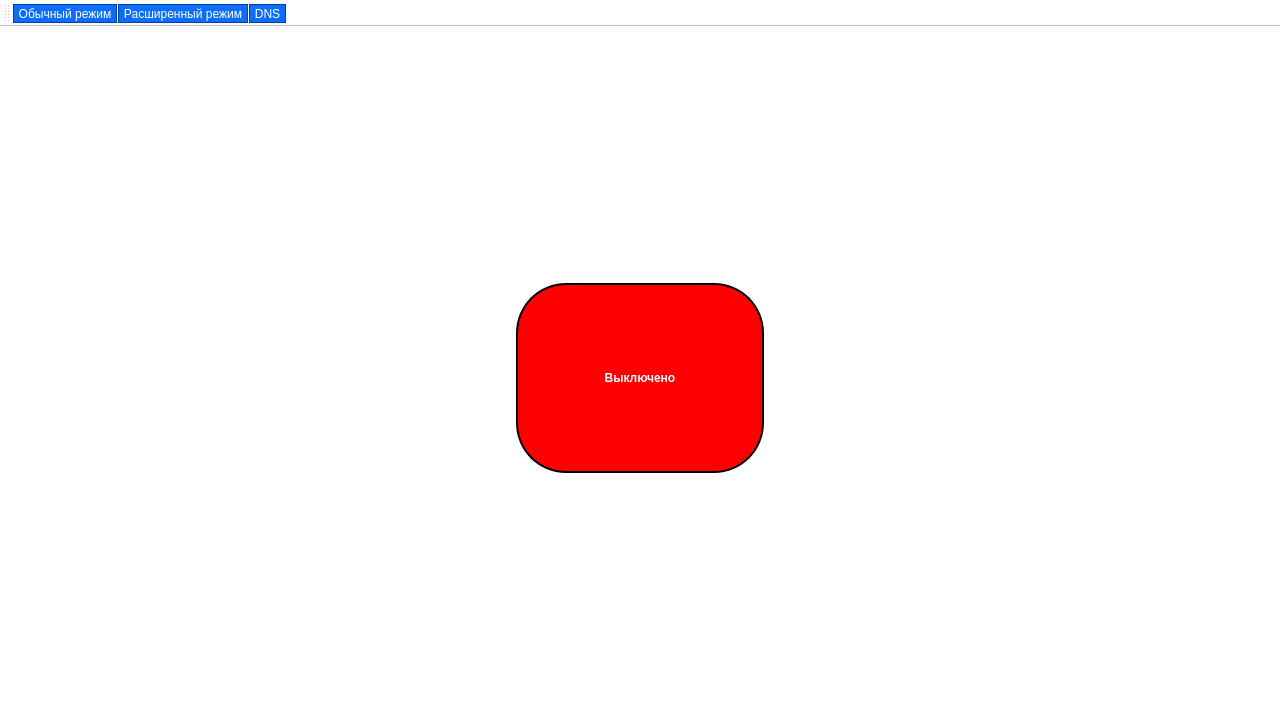
<?xml version="1.0" encoding="UTF-8"?>
<ui version="4.0">
 <class>MainWindow</class>
 <widget class="QMainWindow" name="MainWindow">
  <property name="geometry">
   <rect>
    <x>0</x>
    <y>0</y>
    <width>1280</width>
    <height>720</height>
   </rect>
  </property>
  <property name="minimumSize">
   <size>
    <width>1280</width>
    <height>720</height>
   </size>
  </property>
  <property name="windowTitle">
   <string>MainWindow</string>
  </property>
  <property name="styleSheet">
   <string notr="true">QWidget {
  background-color: #fff;
}
QLabel {
  color: #464d55;
  font-weight: 600;
  qproperty-alignment: AlignCenter;
}
QLabel#heading {
  color: #0f1925;
  font-size: 18px;
  margin-bottom: 10px;
}

QLabel#subheading {
  color: #0f1925;
  font-size: 12px;
  font-weight: normal;
  margin-bottom: 10px;
}
QLineEdit {
  border-radius: 8px;
  border: 1px solid #e0e4e7;
  padding: 5px 15px;
}

QLineEdit:focus {
  border: 1px solid #d0e3ff;
}

QLineEdit::placeholder {
  color: #767e89;
}
QPushButton {
  background-color: #0d6efd;
  color: #fff;
  font-weight: 600;
  border-radius: 8px;
  border: 1px solid #0d6efd;
  padding: 5px 15px;
  margin-top: 10px;
  outline: 0px;
}
QPushButton:hover {
  background-color: #0b5ed7;
  border: 3px solid #9ac3fe;
}
QPushButton:pressed {
  background-color: #052F6B;
}
QPushButton:disabled {
  background-color: #808080;
}
body{
   background-color: #eeeeee;
   padding: 0;
   margin: 0;
   height: 100vh;
   width: 100vw;
   display: flex;
   align-items: center;
   justify-content: center;
}
QToolButton
{
    background-color: #0d6efd;
	color:#fff;
	border: 1px solid #0241a1;
}</string>
  </property>
  <widget class="QWidget" name="centralwidget">
   <layout class="QVBoxLayout" name="verticalLayout_2" stretch="0">
    <item>
     <widget class="QStackedWidget" name="stackedWidget">
      <property name="sizePolicy">
       <sizepolicy hsizetype="Preferred" vsizetype="Preferred">
        <horstretch>0</horstretch>
        <verstretch>0</verstretch>
       </sizepolicy>
      </property>
      <property name="currentIndex">
       <number>2</number>
      </property>
      <widget class="QWidget" name="page">
       <property name="enabled">
        <bool>true</bool>
       </property>
       <property name="sizePolicy">
        <sizepolicy hsizetype="Preferred" vsizetype="Preferred">
         <horstretch>0</horstretch>
         <verstretch>0</verstretch>
        </sizepolicy>
       </property>
       <layout class="QVBoxLayout" name="verticalLayout_5" stretch="1,1">
        <property name="leftMargin">
         <number>0</number>
        </property>
        <property name="topMargin">
         <number>0</number>
        </property>
        <property name="rightMargin">
         <number>0</number>
        </property>
        <property name="bottomMargin">
         <number>0</number>
        </property>
        <item>
         <widget class="QWidget" name="verticalWidget" native="true">
          <layout class="QVBoxLayout" name="verx" stretch="4,4,3,1">
           <item>
            <spacer name="verticalSpacer">
             <property name="orientation">
              <enum>Qt::Orientation::Vertical</enum>
             </property>
             <property name="sizeHint" stdset="0">
              <size>
               <width>20</width>
               <height>40</height>
              </size>
             </property>
            </spacer>
           </item>
           <item>
            <widget class="QWidget" name="verticalWidget_2" native="true">
             <layout class="QHBoxLayout" name="NameLayout" stretch="4,9,4">
              <item>
               <spacer name="horizontalSpacer_2">
                <property name="orientation">
                 <enum>Qt::Orientation::Horizontal</enum>
                </property>
                <property name="sizeHint" stdset="0">
                 <size>
                  <width>40</width>
                  <height>20</height>
                 </size>
                </property>
               </spacer>
              </item>
              <item>
               <widget class="QLabel" name="label">
                <property name="minimumSize">
                 <size>
                  <width>1</width>
                  <height>1</height>
                 </size>
                </property>
                <property name="text">
                 <string/>
                </property>
                <property name="pixmap">
                 <pixmap resource="Infobez-project-main/Infobez-project-main/webapp/test.qrc">:/newPrefix/плашка с названием.png</pixmap>
                </property>
                <property name="scaledContents">
                 <bool>true</bool>
                </property>
                <property name="alignment">
                 <set>Qt::AlignmentFlag::AlignCenter</set>
                </property>
               </widget>
              </item>
              <item>
               <spacer name="horizontalSpacer">
                <property name="orientation">
                 <enum>Qt::Orientation::Horizontal</enum>
                </property>
                <property name="sizeHint" stdset="0">
                 <size>
                  <width>40</width>
                  <height>20</height>
                 </size>
                </property>
               </spacer>
              </item>
             </layout>
            </widget>
           </item>
           <item>
            <widget class="QTextEdit" name="textEdit"/>
           </item>
           <item>
            <widget class="QPushButton" name="pushButton">
             <property name="text">
              <string>Проверить Ссылку</string>
             </property>
            </widget>
           </item>
          </layout>
         </widget>
        </item>
        <item>
         <widget class="QWidget" name="widget_2" native="true">
          <property name="styleSheet">
           <string notr="true">QLabel {
    background-color: #0d6efd;
	color:#fff;
    border-style: outset;
    border-width: 2px;
    border-radius: 10px;
    border-color: beige;
    font: bold 20px;
    min-width: 10em;
    padding: 6px;
}</string>
          </property>
          <layout class="QHBoxLayout" name="horizontalLayout">
           <item>
            <widget class="QWidget" name="widget" native="true">
             <layout class="QVBoxLayout" name="verticalLayout">
              <item>
               <widget class="QLabel" name="label_4">
                <property name="text">
                 <string>&lt;html&gt;&lt;head/&gt;&lt;body&gt;&lt;p&gt;&lt;span style=&quot; font-size:16pt;&quot;&gt;Безопасность ссылки(анализ):&lt;/span&gt;&lt;/p&gt;&lt;/body&gt;&lt;/html&gt;</string>
                </property>
                <property name="wordWrap">
                 <bool>true</bool>
                </property>
               </widget>
              </item>
              <item>
               <widget class="QLabel" name="label_2">
                <property name="text">
                 <string>&lt;html&gt;&lt;head/&gt;&lt;body&gt;&lt;p&gt;&lt;span style=&quot; font-size:16pt;&quot;&gt;Безопасность ссылки(голоса пользователей):&lt;/span&gt;&lt;/p&gt;&lt;/body&gt;&lt;/html&gt;</string>
                </property>
                <property name="wordWrap">
                 <bool>true</bool>
                </property>
               </widget>
              </item>
             </layout>
            </widget>
           </item>
           <item>
            <widget class="QWidget" name="widget_3" native="true">
             <layout class="QVBoxLayout" name="verticalLayout_3">
              <item>
               <widget class="QLabel" name="label_5">
                <property name="text">
                 <string>&lt;html&gt;&lt;head/&gt;&lt;body&gt;&lt;p&gt;&lt;span style=&quot; font-size:16pt;&quot;&gt;Количество проверок:&lt;/span&gt;&lt;/p&gt;&lt;/body&gt;&lt;/html&gt;</string>
                </property>
                <property name="wordWrap">
                 <bool>true</bool>
                </property>
               </widget>
              </item>
              <item>
               <widget class="QLabel" name="label_7">
                <property name="text">
                 <string>&lt;html&gt;&lt;head/&gt;&lt;body&gt;&lt;p&gt;&lt;span style=&quot; font-size:16pt;&quot;&gt;Первая проверка:&lt;/span&gt;&lt;/p&gt;&lt;/body&gt;&lt;/html&gt;</string>
                </property>
                <property name="wordWrap">
                 <bool>true</bool>
                </property>
               </widget>
              </item>
             </layout>
            </widget>
           </item>
          </layout>
         </widget>
        </item>
       </layout>
      </widget>
      <widget class="QWidget" name="page_2">
       <layout class="QVBoxLayout" name="verticalLayout_9" stretch="1,1">
        <property name="leftMargin">
         <number>0</number>
        </property>
        <property name="topMargin">
         <number>0</number>
        </property>
        <property name="rightMargin">
         <number>0</number>
        </property>
        <property name="bottomMargin">
         <number>0</number>
        </property>
        <item>
         <widget class="QWidget" name="verticalWidget_3" native="true">
          <layout class="QVBoxLayout" name="verx_2" stretch="4,4,3,1">
           <item>
            <spacer name="verticalSpacer_2">
             <property name="orientation">
              <enum>Qt::Orientation::Vertical</enum>
             </property>
             <property name="sizeHint" stdset="0">
              <size>
               <width>20</width>
               <height>40</height>
              </size>
             </property>
            </spacer>
           </item>
           <item>
            <widget class="QWidget" name="verticalWidget_4" native="true">
             <layout class="QHBoxLayout" name="NameLayout_2" stretch="4,9,4">
              <item>
               <spacer name="horizontalSpacer_3">
                <property name="orientation">
                 <enum>Qt::Orientation::Horizontal</enum>
                </property>
                <property name="sizeHint" stdset="0">
                 <size>
                  <width>40</width>
                  <height>20</height>
                 </size>
                </property>
               </spacer>
              </item>
              <item>
               <widget class="QLabel" name="label_11">
                <property name="minimumSize">
                 <size>
                  <width>1</width>
                  <height>1</height>
                 </size>
                </property>
                <property name="text">
                 <string/>
                </property>
                <property name="pixmap">
                 <pixmap resource="Infobez-project-main/Infobez-project-main/webapp/test.qrc">:/newPrefix/плашка с названием.png</pixmap>
                </property>
                <property name="scaledContents">
                 <bool>true</bool>
                </property>
                <property name="alignment">
                 <set>Qt::AlignmentFlag::AlignCenter</set>
                </property>
               </widget>
              </item>
              <item>
               <spacer name="horizontalSpacer_4">
                <property name="orientation">
                 <enum>Qt::Orientation::Horizontal</enum>
                </property>
                <property name="sizeHint" stdset="0">
                 <size>
                  <width>40</width>
                  <height>20</height>
                 </size>
                </property>
               </spacer>
              </item>
             </layout>
            </widget>
           </item>
           <item>
            <widget class="QTextEdit" name="textEdit_2"/>
           </item>
           <item>
            <widget class="QPushButton" name="pushButton_2">
             <property name="text">
              <string>Проверить Ссылку</string>
             </property>
            </widget>
           </item>
          </layout>
         </widget>
        </item>
        <item>
         <widget class="QWidget" name="widget_5" native="true">
          <property name="styleSheet">
           <string notr="true">QLabel {
    background-color: #0d6efd;
	color:#fff;
    border-style: outset;
    border-width: 2px;
    border-radius: 10px;
    border-color: beige;
    font: bold 16px;
    min-width: 10em;
    padding: 6px;
}</string>
          </property>
          <layout class="QHBoxLayout" name="horizontalLayout_2">
           <item>
            <widget class="QWidget" name="widget_6" native="true">
             <layout class="QVBoxLayout" name="verticalLayout_6" stretch="3,2">
              <item>
               <widget class="QLabel" name="label_12">
                <property name="text">
                 <string>&lt;html&gt;&lt;head/&gt;&lt;body&gt;&lt;p&gt;&lt;span style=&quot; font-size:12pt;&quot;&gt;Результаты анализов:&lt;/span&gt;&lt;/p&gt;&lt;p&gt;&lt;span style=&quot; font-size:12pt;&quot;&gt;Безопасно:&lt;/span&gt;&lt;/p&gt;&lt;p&gt;&lt;span style=&quot; font-size:12pt;&quot;&gt;Незивестно:&lt;/span&gt;&lt;/p&gt;&lt;p&gt;&lt;span style=&quot; font-size:12pt;&quot;&gt;Подозрительно:&lt;/span&gt;&lt;/p&gt;&lt;p&gt;&lt;span style=&quot; font-size:12pt;&quot;&gt;Опасно:&lt;/span&gt;&lt;/p&gt;&lt;/body&gt;&lt;/html&gt;</string>
                </property>
               </widget>
              </item>
              <item>
               <widget class="QLabel" name="label_14">
                <property name="text">
                 <string>&lt;html&gt;&lt;head/&gt;&lt;body&gt;&lt;p&gt;Голоса пользователей:&lt;/p&gt;&lt;p&gt;Безопасно:&lt;/p&gt;&lt;p&gt;Опасно:&lt;/p&gt;&lt;/body&gt;&lt;/html&gt;</string>
                </property>
               </widget>
              </item>
             </layout>
            </widget>
           </item>
           <item>
            <widget class="QWidget" name="widget_7" native="true">
             <layout class="QVBoxLayout" name="verticalLayout_7">
              <item>
               <widget class="QLabel" name="label_15">
                <property name="text">
                 <string>&lt;html&gt;&lt;head/&gt;&lt;body&gt;&lt;p&gt;&lt;span style=&quot; font-size:12pt;&quot;&gt;Дата первой проверки:&lt;/span&gt;&lt;/p&gt;&lt;/body&gt;&lt;/html&gt;</string>
                </property>
               </widget>
              </item>
              <item>
               <widget class="QLabel" name="label_16">
                <property name="text">
                 <string>&lt;html&gt;&lt;head/&gt;&lt;body&gt;&lt;p&gt;&lt;span style=&quot; font-size:12pt;&quot;&gt;Дата последней проверки:&lt;/span&gt;&lt;/p&gt;&lt;/body&gt;&lt;/html&gt;</string>
                </property>
               </widget>
              </item>
              <item>
               <widget class="QLabel" name="label_17">
                <property name="text">
                 <string>&lt;html&gt;&lt;head/&gt;&lt;body&gt;&lt;p&gt;&lt;span style=&quot; font-size:12pt;&quot;&gt;Количество проверок:&lt;/span&gt;&lt;/p&gt;&lt;/body&gt;&lt;/html&gt;</string>
                </property>
               </widget>
              </item>
              <item>
               <widget class="QLabel" name="label_3">
                <property name="text">
                 <string>&lt;html&gt;&lt;head/&gt;&lt;body&gt;&lt;p&gt;&lt;span style=&quot; font-size:12pt;&quot;&gt;Куда ведёт ссылка:&lt;/span&gt;&lt;/p&gt;&lt;/body&gt;&lt;/html&gt;</string>
                </property>
               </widget>
              </item>
             </layout>
            </widget>
           </item>
          </layout>
         </widget>
        </item>
       </layout>
      </widget>
      <widget class="QWidget" name="page_3">
       <property name="styleSheet">
        <string notr="true"/>
       </property>
       <layout class="QVBoxLayout" name="verticalLayout_4" stretch="3,3,3">
        <property name="leftMargin">
         <number>0</number>
        </property>
        <property name="topMargin">
         <number>0</number>
        </property>
        <property name="rightMargin">
         <number>0</number>
        </property>
        <property name="bottomMargin">
         <number>0</number>
        </property>
        <item>
         <widget class="QWidget" name="widget_9" native="true"/>
        </item>
        <item>
         <widget class="QWidget" name="widget_8" native="true">
          <property name="styleSheet">
           <string notr="true">QPushButton {
	border-radius: 50%;
	border: 2px solid #000000;
	background-color: red;
}</string>
          </property>
          <layout class="QHBoxLayout" name="horizontalLayout_3" stretch="2,1,2">
           <item>
            <spacer name="horizontalSpacer_5">
             <property name="orientation">
              <enum>Qt::Orientation::Horizontal</enum>
             </property>
             <property name="sizeHint" stdset="0">
              <size>
               <width>40</width>
               <height>20</height>
              </size>
             </property>
            </spacer>
           </item>
           <item>
            <widget class="QPushButton" name="pushButton_3">
             <property name="minimumSize">
              <size>
               <width>200</width>
               <height>200</height>
              </size>
             </property>
             <property name="styleSheet">
              <string notr="true"/>
             </property>
             <property name="text">
              <string>Выключено</string>
             </property>
             <property name="checkable">
              <bool>true</bool>
             </property>
            </widget>
           </item>
           <item>
            <spacer name="horizontalSpacer_6">
             <property name="orientation">
              <enum>Qt::Orientation::Horizontal</enum>
             </property>
             <property name="sizeHint" stdset="0">
              <size>
               <width>40</width>
               <height>20</height>
              </size>
             </property>
            </spacer>
           </item>
          </layout>
         </widget>
        </item>
        <item>
         <widget class="QWidget" name="widget_4" native="true"/>
        </item>
       </layout>
      </widget>
     </widget>
    </item>
   </layout>
  </widget>
  <widget class="QToolBar" name="toolBar">
   <property name="windowTitle">
    <string>toolBar</string>
   </property>
   <attribute name="toolBarArea">
    <enum>TopToolBarArea</enum>
   </attribute>
   <attribute name="toolBarBreak">
    <bool>false</bool>
   </attribute>
   <addaction name="Set_simple"/>
   <addaction name="Set_extended"/>
   <addaction name="set_dns"/>
  </widget>
  <action name="Set_extended">
   <property name="text">
    <string>Расширенный режим</string>
   </property>
   <property name="toolTip">
    <string>Включает расширенный режим</string>
   </property>
   <property name="menuRole">
    <enum>QAction::MenuRole::NoRole</enum>
   </property>
  </action>
  <action name="Set_simple">
   <property name="text">
    <string>Обычный режим</string>
   </property>
   <property name="toolTip">
    <string>Включает обычный режим</string>
   </property>
   <property name="menuRole">
    <enum>QAction::MenuRole::NoRole</enum>
   </property>
  </action>
  <action name="set_dns">
   <property name="text">
    <string>DNS</string>
   </property>
   <property name="toolTip">
    <string>Постоянная защита</string>
   </property>
   <property name="menuRole">
    <enum>QAction::MenuRole::NoRole</enum>
   </property>
  </action>
 </widget>
 <resources>
  <include location="Infobez-project-main/Infobez-project-main/webapp/test.qrc"/>
  <include location="../games/webapp/test.qrc"/>
 </resources>
 <connections/>
</ui>
